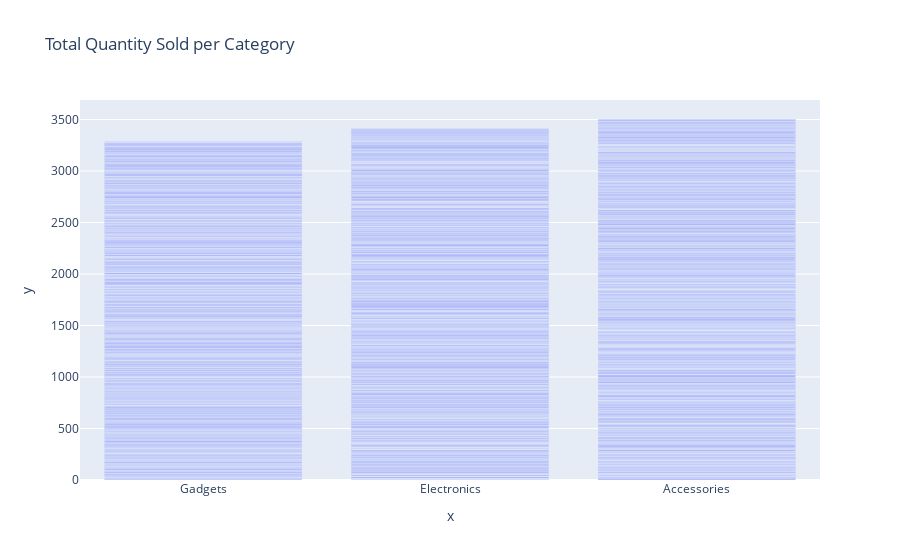

The notebook cell this image was saved under:
### Code cell
# Plot the total quantity sold per category using Plotly Express
fig = px.bar(product_category_sales, x = tr['Category'], y = tr['Quantity'], title = 'Total Quantity Sold per Category')
fig.show()

### Figure 1 — Plotly figure (JSON) as saved in the notebook; plotly's stock layout.template omitted (floating-point values rounded to 4 significant figures; data arrays with more than 128 entries replaced by an {"elided": "..."} marker saying what was removed)
{"data": [{"alignmentgroup": "True", "hovertemplate": "x=%{x}<br>y=%{y}<extra></extra>", "legendgroup": "", "marker": {"color": "#636efa", "pattern": {"shape": ""}}, "name": "", "offsetgroup": "", "orientation": "v", "showlegend": false, "textposition": "auto", "type": "bar", "x": {"elided": "2000 str values"}, "xaxis": "x", "y": {"elided": "2000 int values"}, "yaxis": "y"}], "layout": {"autosize": true, "barmode": "relative", "legend": {"tracegroupgap": 0}, "title": {"text": "Total Quantity Sold per Category"}, "xaxis": {"anchor": "y", "autorange": true, "domain": [0, 1], "range": [-0.5, 2.5], "title": {"text": "x"}, "type": "category"}, "yaxis": {"anchor": "x", "autorange": true, "domain": [0, 1], "range": [0, 3689.0], "title": {"text": "y"}, "type": "linear"}}}
